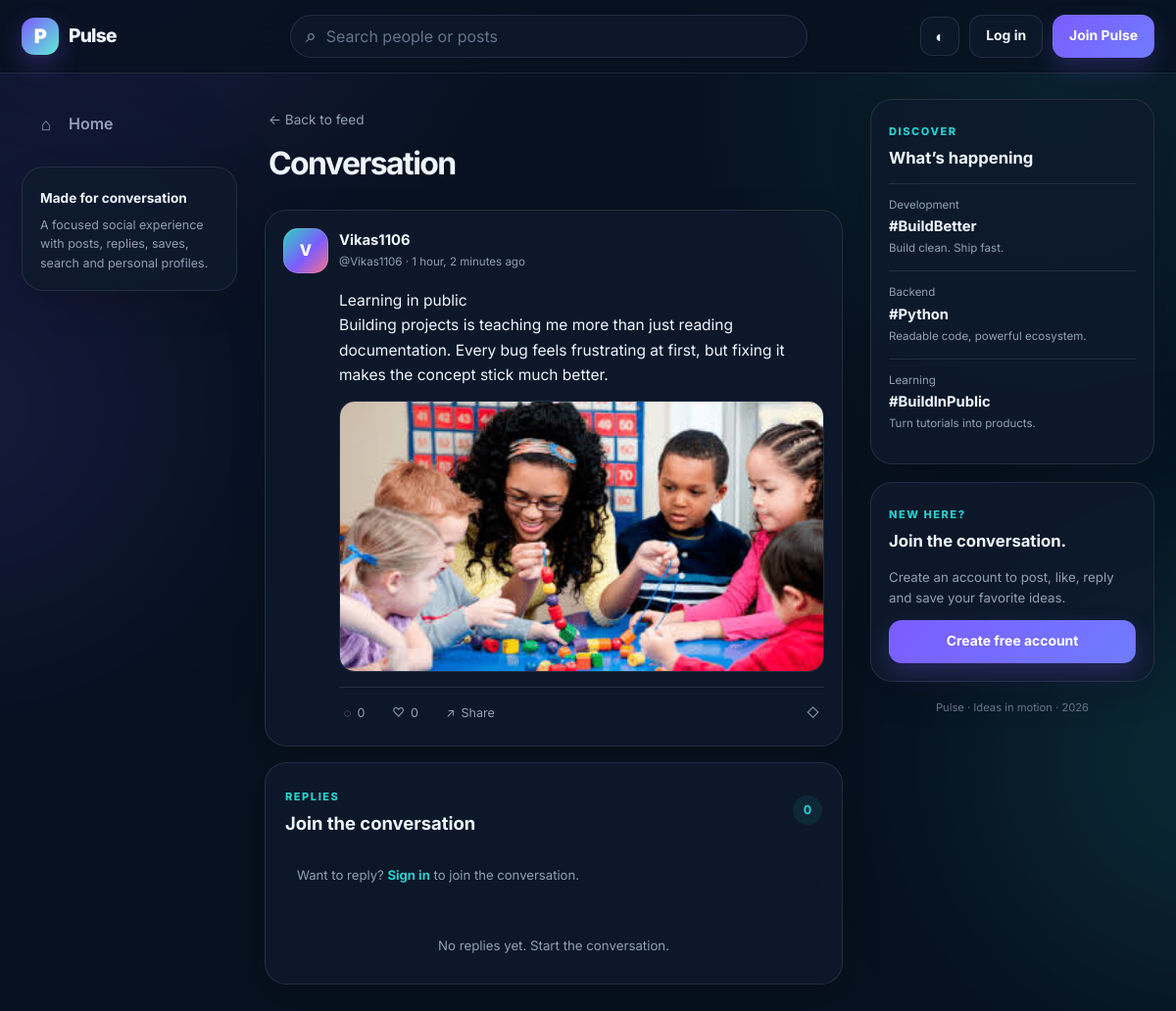
/6/, run on the app's committed database.
### tweet/models.py (models this page shows, shortened)
class Tweet(models.Model):
    user = models.ForeignKey(User, on_delete=models.CASCADE, related_name="tweets")
    text_field = models.TextField(max_length=240)
    photo = models.ImageField(upload_to="photos/", blank=True, null=True)
    likes = models.ManyToManyField(User, related_name="liked_tweets", blank=True)
    bookmarks = models.ManyToManyField(User, related_name="bookmarked_tweets", blank=True)
    created_at = models.DateTimeField(auto_now_add=True)
    updated_at = models.DateTimeField(auto_now=True)
    class Meta:
        ordering = ["-created_at"]

### tweet/views.py (the view)
# urls.py: path("<int:tweet_id>/", views.tweet_detail, name="tweet_detail"),
def tweet_detail(request, tweet_id):
    tweet = get_object_or_404(_tweet_queryset(), pk=tweet_id)
    if request.method == "POST":
        if not request.user.is_authenticated:
            messages.info(request, "Please sign in to join the conversation.")
            return redirect(f"{reverse('login')}?next={request.path}")
        comment_form = CommentForm(request.POST)
        if comment_form.is_valid():
            comment = comment_form.save(commit=False)
            comment.tweet = tweet
            comment.user = request.user
            comment.save()
            messages.success(request, "Your reply was posted.")
            return redirect("tweet_detail", tweet_id=tweet.id)
    else:
        comment_form = CommentForm()
    comments = tweet.comments.select_related("user").all()
    return render(
        request,
        "tweet/tweet_detail.html",
        {"tweet": tweet, "comments": comments, "comment_form": comment_form},
    )

### tweet/forms.py
class CommentForm(forms.ModelForm):
    class Meta:
        model = Comment
        fields = ["body"]
        labels = {"body": ""}
        widgets = {
            "body": forms.TextInput(
                attrs={
                    "class": "comment-input",
                    "placeholder": "Write a thoughtful reply…",
                    "maxlength": 280,
                    "autocomplete": "off",
                }
            )
        }

### tweet/views.py (called while the page is built)
def _tweet_queryset():
    return (
        Tweet.objects.select_related("user")
        .prefetch_related("likes", "bookmarks")
        .annotate(like_count=Count("likes", distinct=True), comment_count=Count("comments", distinct=True))
    )

### tweet/templates/tweet/tweet_detail.html (shortened to what this page needs)
{% extends "layout.html" %}
{% block content %}
<div class="page-header compact">
    <a class="back-link" href="{% url 'tweet_list' %}">← Back to feed</a>
    <h1>Conversation</h1>
</div>
{% include "tweet/_tweet_card.html" with tweet=tweet %}
<section class="comments-panel">
    <div class="comments-heading">
        <div><span class="eyebrow">Replies</span><h2>Join the conversation</h2></div>
        <span class="count-badge">{{ comments|length }}</span>
    </div>
    {% if user.is_authenticated %}
        <form method="post" class="comment-form">
            {% csrf_token %}
            <span class="avatar avatar-sm">{% if user.profile.avatar %}<img src="{{ user.profile.avatar.url }}" alt="{{ user.username }}">{% else %}{{ user.username|first|upper }}{% endif %}</span>
            {{ comment_form.body }}
            <button class="btn btn-primary btn-small" type="submit">Reply</button>
        </form>
        {% if comment_form.body.errors %}<div class="field-errors">{{ comment_form.body.errors }}</div>{% endif %}
    {% else %}
        <div class="signin-prompt">Want to reply? <a href="{% url 'login' %}?next={{ request.path }}">Sign in</a> to join the conversation.</div>
    {% endif %}
    <div class="comments-list">
        {% for comment in comments %}
            <article class="comment-item">
                <a class="avatar avatar-sm" href="{% url 'profile' comment.user.username %}">
                    {% if comment.user.profile.avatar %}<img src="{{ comment.user.profile.avatar.url }}" alt="{{ comment.user.username }}">{% else %}{{ comment.user.username|first|upper }}{% endif %}
                </a>
                <div class="comment-main">
                    <div class="comment-meta">
                        <a href="{% url 'profile' comment.user.username %}"><strong>{{ comment.user.get_full_name|default:comment.user.username }}</strong> <span>@{{ comment.user.username }}</span></a>
                        <small>{{ comment.created_at|timesince }} ago</small>
                    </div>
                    <p>{{ comment.body }}</p>
                </div>
                {% if user.is_staff or comment.user == user or tweet.user == user %}
                    <form method="post" action="{% url 'comment_delete' comment.id %}">
                        {% csrf_token %}<button class="quiet-danger" type="submit" title="Delete reply">×</button>
                    </form>
                {% endif %}
            </article>
        {% empty %}
            <div class="empty-comments">No replies yet. Start the conversation.</div>
        {% endfor %}
    </div>
</section>
{% endblock %}

### tweet/templates/tweet/_tweet_card.html (shortened to what this page needs)
<article class="post-card">
    <div class="post-head">
        <a class="user-cluster" href="{% url 'profile' tweet.user.username %}">
            <span class="avatar">
                {% if tweet.user.profile.avatar %}<img src="{{ tweet.user.profile.avatar.url }}" alt="{{ tweet.user.username }}">{% else %}{{ tweet.user.username|first|upper }}{% endif %}
            </span>
            <span>
                <strong>{{ tweet.user.get_full_name|default:tweet.user.username }}</strong>
                <small>@{{ tweet.user.username }} · {{ tweet.created_at|timesince }} ago</small>
            </span>
        </a>
    </div>
    <a class="post-copy" href="{% url 'tweet_detail' tweet.id %}">{{ tweet.text_field|linebreaksbr }}</a>
    {% if tweet.photo %}
        <a class="post-image-wrap" href="{% url 'tweet_detail' tweet.id %}">
            <img class="post-image" src="{{ tweet.photo.url }}" alt="Image shared by {{ tweet.user.username }}" loading="lazy">
        </a>
    {% endif %}
    <div class="post-actions">
        <a class="action-link" href="{% url 'tweet_detail' tweet.id %}"><span>◌</span><span>{{ tweet.comment_count|default:tweet.comments.count }}</span></a>
        <form method="post" action="{% url 'toggle_like' tweet.id %}">
            <button class="action-button {% if user.is_authenticated and user in tweet.likes.all %}liked{% endif %}" type="submit" title="Like">
                <span>{% if user.is_authenticated and user in tweet.likes.all %}♥{% else %}♡{% endif %}</span>
                <span>{{ tweet.like_count|default:tweet.likes.count }}</span>
            </button>
        </form>
        <button class="action-button copy-link" type="button" data-copy-url="{{ request.scheme }}://{{ request.get_host }}{% url 'tweet_detail' tweet.id %}" title="Copy link"><span>↗</span><span>Share</span></button>
        <form method="post" action="{% url 'toggle_bookmark' tweet.id %}" class="push-right">
            <button class="action-button {% if user.is_authenticated and user in tweet.bookmarks.all %}saved{% endif %}" type="submit" title="Save">
                <span>{% if user.is_authenticated and user in tweet.bookmarks.all %}◆{% else %}◇{% endif %}</span>
            </button>
        </form>
    </div>
</article>

### static/styles.css (style rules this page uses)
:root { --bg: #07111f; --bg-soft: #0b1728; --surface: rgba(14, 26, 44, 0.82); --surface-solid: #101d31; --surface-2: #15243b; --border: rgba(148, 163, 184, 0.16); --border-strong: rgba(148, 163, 184, 0.28); --text: #eef5ff; --muted: #91a0b5; --faint: #64748b; --accent: #7c5cff; --accent-2: #26d0ce; --accent-3: #ff6b9f; --success: #34d399; --danger: #fb7185; --warning: #fbbf24; --shadow: 0 24px 80px rgba(0, 0, 0, 0.28); --shadow-sm: 0 12px 35px rgba(0, 0, 0, 0.18); --radius: 22px; --radius-sm: 14px; --max: 1240px; }
* { box-sizing: border-box; }
html { scroll-behavior: smooth; }
body { margin: 0; min-height: 100vh; font-family: "Inter", system-ui, -apple-system, BlinkMacSystemFont, "Segoe UI", sans-serif; color: var(--text); background: radial-gradient(circle at 10% -10%, rgba(124, 92, 255, .15), transparent 28rem), radial-gradient(circle at 90% 10%, rgba(38, 208, 206, .09), transparent 25rem), var(--bg); line-height: 1.55; -webkit-font-smoothing: antialiased; }
a { color: inherit; text-decoration: none; }
button, input, textarea { font: inherit; }
button { color: inherit; }
img { max-width: 100%; display: block; }
.eyebrow { color: var(--accent-2); font-size: .69rem; font-weight: 800; letter-spacing: .14em; text-transform: uppercase; }
.feed-hero, .page-header { display: flex; align-items: flex-end; justify-content: space-between; gap: 20px; padding: 8px 4px 24px; }
.feed-hero h1, .page-header h1 { margin: 5px 0 6px; font-size: clamp(1.9rem, 4vw, 2.7rem); letter-spacing: -.05em; line-height: 1.05; }
.page-header { display: block; }
.page-header.compact h1 { font-size: 2rem; }
.back-link { display: inline-block; color: var(--muted); margin-bottom: 12px; font-size: .85rem; }
.avatar { width: 46px; height: 46px; flex: 0 0 auto; border-radius: 15px; overflow: hidden; display: inline-grid; place-items: center; font-weight: 800; color: white; background: linear-gradient(135deg, #2dd4bf, #7c5cff 55%, #fb7185); box-shadow: inset 0 0 0 1px rgba(255,255,255,.15); }
.post-card { background: var(--surface); border: 1px solid var(--border); border-radius: var(--radius); padding: 18px; box-shadow: var(--shadow-sm); transition: .22s ease; }
.post-head { display: flex; justify-content: space-between; gap: 12px; align-items: flex-start; }
.user-cluster { display: flex; gap: 11px; align-items: center; min-width: 0; }
.user-cluster > span:last-child { min-width: 0; display: flex; flex-direction: column; }
.user-cluster strong { font-size: .92rem; white-space: nowrap; overflow: hidden; text-overflow: ellipsis; }
.user-cluster small { color: var(--muted); font-size: .72rem; margin-top: 2px; }
.post-copy { display: block; margin: 15px 0 13px 57px; font-size: .97rem; line-height: 1.65; color: var(--text); }
.post-image-wrap { display: block; margin-left: 57px; overflow: hidden; border-radius: 16px; border: 1px solid var(--border); background: var(--bg-soft); }
.post-image { width: 100%; max-height: 520px; object-fit: cover; transition: transform .35s ease; }
.post-actions { margin: 15px 0 0 57px; padding-top: 11px; border-top: 1px solid var(--border); display: flex; align-items: center; gap: 18px; }
.post-actions form { margin: 0; }
.action-button, .action-link { border: 0; background: transparent; color: var(--muted); display: inline-flex; align-items: center; gap: 6px; cursor: pointer; font-size: .78rem; padding: 5px; border-radius: 9px; transition: .2s; }
.push-right { margin-left: auto !important; }
.comments-panel { margin-top: 16px; background: var(--surface); border: 1px solid var(--border); border-radius: var(--radius); padding: 20px; box-shadow: var(--shadow-sm); }
.comments-heading { display: flex; align-items: center; justify-content: space-between; gap: 15px; }
.comments-heading h2 { margin: 3px 0 0; font-size: 1.15rem; }
.count-badge { min-width: 30px; height: 30px; padding: 0 8px; display: grid; place-items: center; border-radius: 999px; color: var(--accent-2); background: rgba(38, 208, 206, .09); font-size: .78rem; font-weight: 700; }
.signin-prompt { margin: 16px 0; background: var(--bg-soft); border-radius: 12px; padding: 12px; color: var(--muted); font-size: .82rem; }
.signin-prompt a { color: var(--accent-2); font-weight: 700; }
.comments-list { display: flex; flex-direction: column; }
.empty-comments { color: var(--muted); text-align: center; padding: 24px 5px 8px; font-size: .83rem; }

### data on the page
Tweet: user.username|first "V", user.get_full_name "Vikas1106", user.username "Vikas1106", created_at "1 hour, 2 minutes", text_field "Learning in public Building projects is teaching me more than just reading documentation. Every bug feels frustrating at first, but fixing it makes the concept stick much better.", photo (picture), comment_count "0", like_count "0"

### other printed values
{{ comments|length }} "0"
